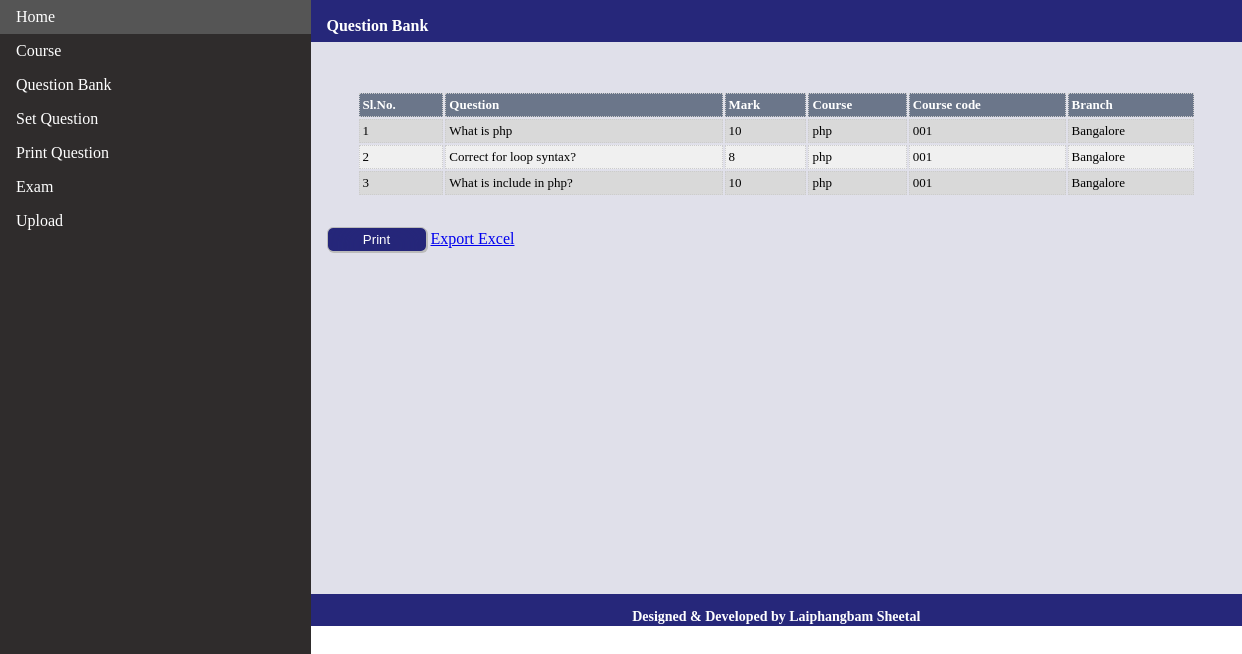
Screenshot of /searchQuestion.php with the database file from the repository.
### tables this page shows
CREATE TABLE `question_master` (
  `pk_id` int(11) NOT NULL,
  `question` text DEFAULT NULL,
  `exam_id_fk` int(11) DEFAULT NULL,
  `exam_code` varchar(10) DEFAULT NULL,
  `part` varchar(10) DEFAULT NULL,
  `class` int(11) DEFAULT NULL,
  `subject` int(11) DEFAULT NULL,
  `topic` int(11) DEFAULT NULL,
  `ans1` varchar(250) DEFAULT NULL,
  `ans2` varchar(250) DEFAULT NULL,
  `ans3` varchar(250) DEFAULT NULL,
  `ans4` varchar(250) DEFAULT NULL,
  `ans_flag` varchar(10) DEFAULT NULL,
  `exam_date` date DEFAULT NULL,
  `status_id` smallint(6) DEFAULT NULL,
  `active_flag` smallint(6) DEFAULT NULL,
  `is_diagram` int(11) DEFAULT NULL,
  `sys_inserted_by` smallint(6) DEFAULT NULL,
  `sys_inserted_date` datetime DEFAULT NULL,
  `sys_updated_by` smallint(6) DEFAULT NULL,
  `sys_updated_date` datetime DEFAULT NULL,
  `etl_ref_no` varchar(255) DEFAULT NULL
);

CREATE TABLE `class_master` (
  `pk_id` int(11) NOT NULL,
  `class_name` varchar(250) DEFAULT NULL,
  `class_code` varchar(100) DEFAULT NULL,
  `batch` varchar(100) NOT NULL,
  `status_id` smallint(6) DEFAULT NULL,
  `active_flag` smallint(6) DEFAULT NULL,
  `sys_inserted_by` smallint(6) DEFAULT NULL,
  `sys_inserted_date` datetime DEFAULT NULL,
  `sys_updated_by` smallint(6) DEFAULT NULL,
  `sys_updated_date` datetime DEFAULT NULL,
  `etl_ref_no` varchar(255) DEFAULT NULL
);

### searchQuestion.php (the view, shortened to what this page needs)
<!doctype html>
<html class="no-js" lang="en">
    <head>
        <link rel="stylesheet" href="assets/css/style.css">
</head>
<body>
<ul>
  <li><a href="index.php">Home</a></li>
  <li><a href="course.php">Course</a></li>
  <li><a class="" href="question.php">Question Bank</a></li>
  <li><a class="" href="searchQuestion.php">Set Question</a></li>
  <li><a href="print.php">Print Question</a></li>
  <li><a href="exam.php">Exam</a></li>
  <li><a href="upload.php">Upload</a></li>
</ul>
<div class="header-bar">
<p class="header-text">Question Bank</p>
</div>
<div class="mainArea" id="loadArea">
<div id="printQuestionPaper">
   <form id="register" role="form" method="POST" action="">
<?php
$servername = "localhost";
$username = "root";
$password = "";
$sl_no = 1;
$pdo = new PDO("mysql:host=$servername;dbname=examination", $username, $password);
$pdo->setAttribute(PDO::ATTR_ERRMODE, PDO::ERRMODE_EXCEPTION);
$sql = "SELECT question_master.pk_id as id,question,question_master.status_id as mark,cl.class_name as course,cl.class_code as code,cl.batch as batch FROM question_master ";
$sql .= "INNER JOIN class_master as cl ON cl.pk_id = question_master.class ";
$res = $pdo->query($sql);
echo "<table class='tbl-container' width='100%'>";
echo "<tr>";
echo "<th>Sl.No.</th>";
echo "<th>Question</th>";
echo "<th>Mark</th>";
echo "<th>Course</th>";
echo "<th>Course code</th>";
echo "<th>Branch</th>";
echo "</tr>";
        while ($row = $res->fetch()) {
            echo "<tr>";
            echo "<td>".$sl_no."</td>";
            echo "<td>".$row['question']."</td>";
			echo "<td>".$row['mark']."</td>";
			echo "<td>".$row['course']."</td>";
			echo "<td>".$row['code']."</td>";
			echo "<td>".$row['batch']."</td>";
            echo "</tr>";
			$sl_no++;
        }
        echo "</table>";
?>
</form>
</div>
<button class="btn" onclick="printDiv()" type="button">Print</button>
<a href="exportExcelController.php">Export Excel</a>
</div>
<div class="footer">
<p class='dashboard-text'>Designed & Developed by Laiphangbam Sheetal</p>
</div>
</body>
</html>

### style.css (style rules this page uses)
body { margin: 0; }
ul { list-style-type: none; margin: 0; padding: 0; width: 25%; background-color: #2f2c2c; position: fixed; height: 100%; overflow: auto; }
li a { display: block; color: #fff; padding: 8px 16px; text-decoration: none; }
.header-bar { margin-left:25%; padding:1px 16px; height:40px; width:75%; background-color:#26277a; }
.header-text { color:#fff; font-size:16px; font-weight:bold; }
.mainArea { margin-left:25%; padding:1px 16px; min-height:550px; background-color:#e0e0ea; }
.dashboard-text { color:#fff; font-size:14px; font-weight:bold; text-align:center; }
.tbl-container { border-radius: 8px; }
.tbl-container tr { background: #f0f0f0; }
.tbl-container tr:nth-child(odd) { background: #f0f0f0; }
.tbl-container tr:nth-child(even) { background: #d9d9d9; }
.tbl-container td,th { border-collapse: collapse; border:1px dotted #ccc; font-size: 13.5px; padding: 3px; font-size: 13px; }
.tbl-container th { text-align: left; }
.tbl-container tr:first-child th { background: #6b768a; color: #fff; }
#printQuestionPaper { margin:20px; padding:10px; }
.btn { background-color: #26277a; min-width: 100px; padding: 1px 5px; border: 1px solid #bbb; min-height: 25px; border-radius: 6px; color: white; box-shadow: 1px 1px 0 0 #bbb, 5px 5px 40px 2px #26277a inset; -moz-box-shadow: 1px 1px 0 0 #bbb, 5px 5px 40px 2px #26277a inset; -webkit-box-shadow: 1px 1px 0 0 #bbb, 5px 5px 40px 2px #26277a inset; -webkit-background-clip: padding-box; outline: 0; }
.footer { margin-left:25%; padding:1px 0px; height:30px; width:75%; background-color:#26277a; }

### rows the page displays
question_master: question "What is php", status "10", class.class_name "php", class.class_code "001", class.batch "Bangalore"
question_master: question "Correct for loop syntax?", status "8", class.class_name "php", class.class_code "001", class.batch "Bangalore"
question_master: question "What is include in php?", status "10", class.class_name "php", class.class_code "001", class.batch "Bangalore"
